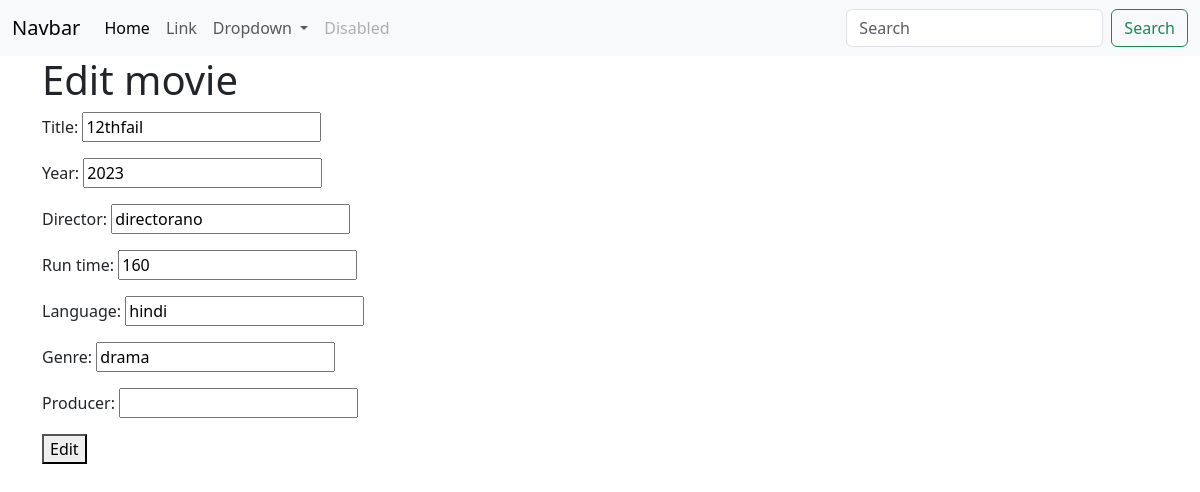
Page /movies/2/change/ on the committed database.
### myapp/models.py (models this page shows, shortened)
class Movie(models.Model):
    title=models.CharField(max_length=200)
    year=models.CharField(max_length=200)
    director=models.CharField(max_length=200)
    run_time=models.PositiveIntegerField()
    language=models.CharField(max_length=200)
    genre=models.CharField(max_length=200)
    producer=models.CharField(max_length=200,null=True)

### myapp/views.py (the view, shortened to what this page needs)
# urls.py: path("movies/<int:pk>/change/",views.MovieUpdateView.as_view(),name="movie-edit")
class MovieUpdateView(View):
    def get(self,request,*args,**kwargs):
        id=kwargs.get("pk")#i
        movie_object=Movie.objects.get(id=id)#type of movie_object is queryset
        dictionary={
            "title":movie_object.title,
            "year":movie_object.year,
            "run_time":movie_object.run_time,
            "director":movie_object.director,
            "language":movie_object.language,
            "genre":movie_object.genre,
            "producer":movie_object.producer
        }
        form_instance=MovieForm(initial=dictionary)
        return render(request,"movie_edit.html",{"form":form_instance})

### myapp/forms.py
class MovieForm(forms.Form):
    title=forms.CharField()
    year=forms.CharField()
    director=forms.CharField()
    run_time=forms.IntegerField()
    language=forms.CharField()
    genre=forms.CharField()
    producer=forms.CharField()

### myapp/templates/movie_edit.html (shortened to what this page needs)
{%extends 'base.html'%}
{%block main_block%}
<div class="container">
    <h1>Edit movie</h1>
    <form action="" method="post">
      {{form.as_p}}
      <button type="submit">Edit</button>
    </form>
</div>
{%endblock%}

### rows in the picture
Movie: title "12thfail", year "2023", director "directorano", run_time "160", language "hindi", genre "drama"
